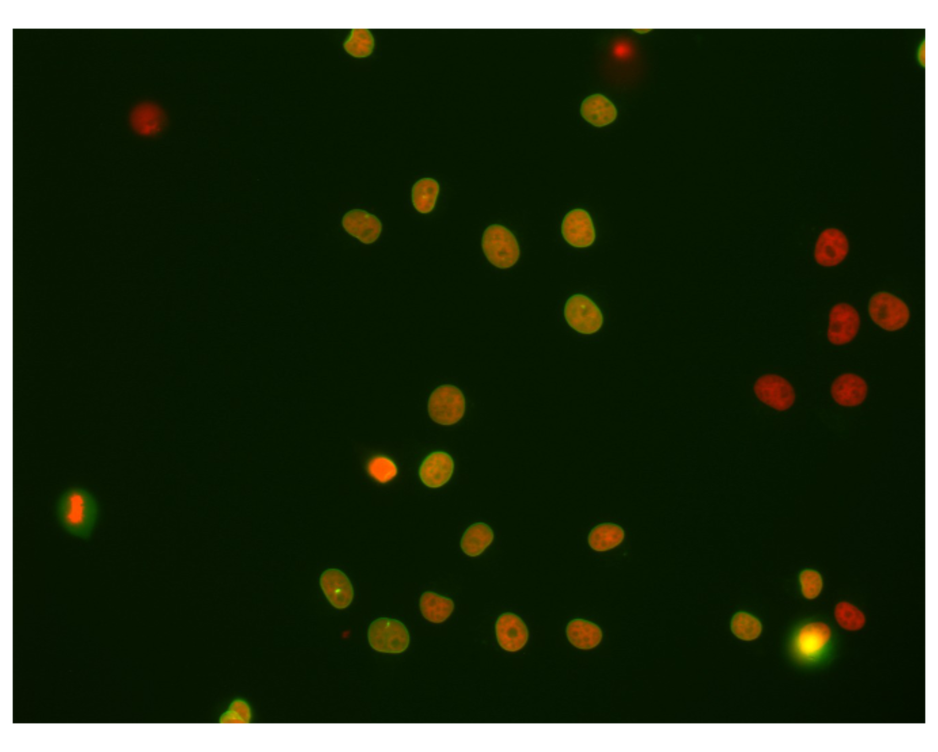
#> input picture tools/clesperanto-intensity-stats/test-data/test.png, 938 x 752 px, shrunk from 1842 x 1478 before the run
$ python clesperanto_intensity_stats.py --infile test-data/test.png
#> lines starting #> are read from the running program, lines starting #| are printed output that depends on the picture
print("########## IMPORTS ##########")

import pyclesperanto_prototype as cle
import numpy as np
import pandas as pd
import argparse, csv

from skimage.io import imread, imsave, imshow
from itertools import zip_longest

print("Done")
print("\n")


print("########## PARAMETERS ##########")

parser = argparse.ArgumentParser()

parser.add_argument('--infile',
    type = argparse.FileType('r'),
    help = 'Clesperanto parameters'
    )
parser.add_argument('--spot_sigma',
    type = float,
    help = 'spot sigma'
    )
parser.add_argument('--out',
    help = 'output csv'
    )
args = parser.parse_args()


raw_image = imread(args.infile.name)
#> raw_image is the input picture: shape (752, 938, 4); mean R, G, B, A 10, 22.6, 0.4, 229.2
blue_chan = raw_image[...,0]
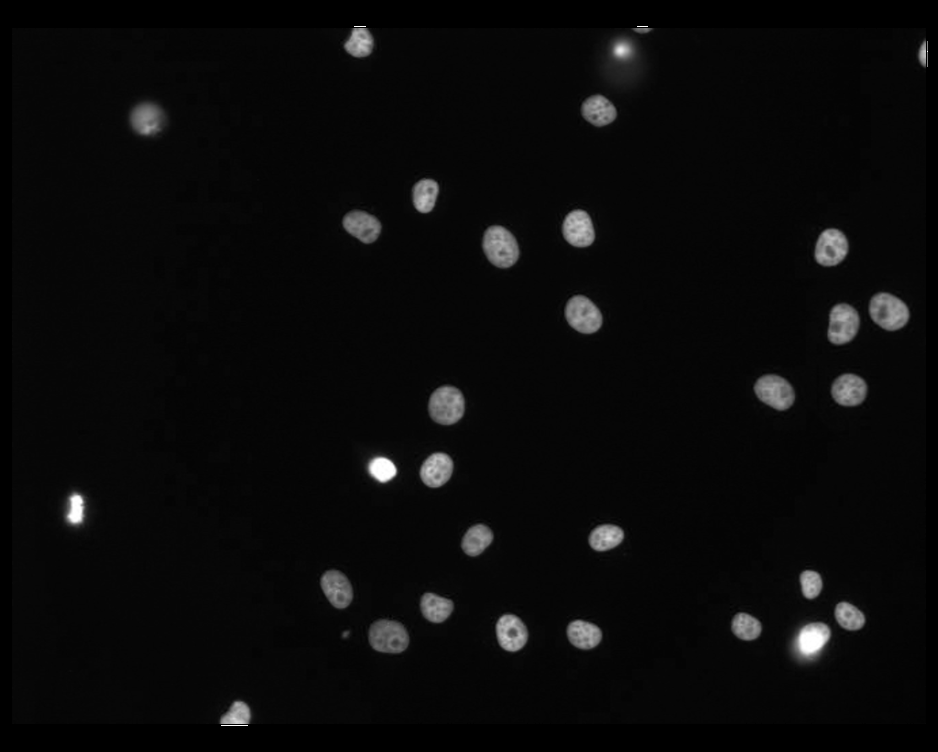
#> blue_chan: shape (752, 938); min 0, max 255, mean 10
green_chan = raw_image[...,1]
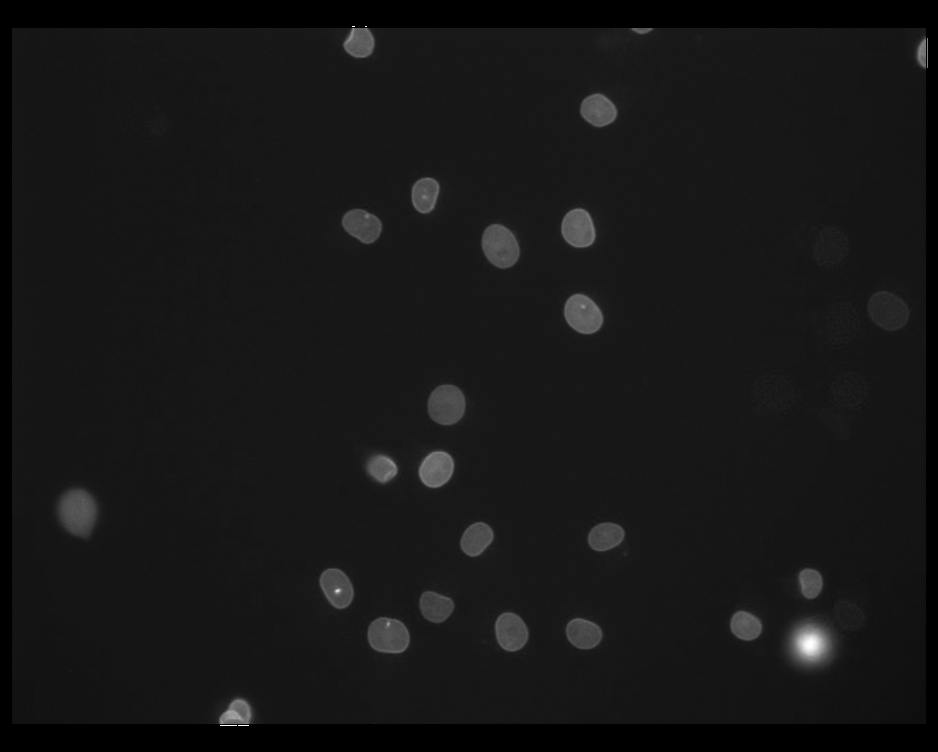
#> green_chan: shape (752, 938); min 0, max 255, mean 22.6
red_chan = raw_image[...,2]
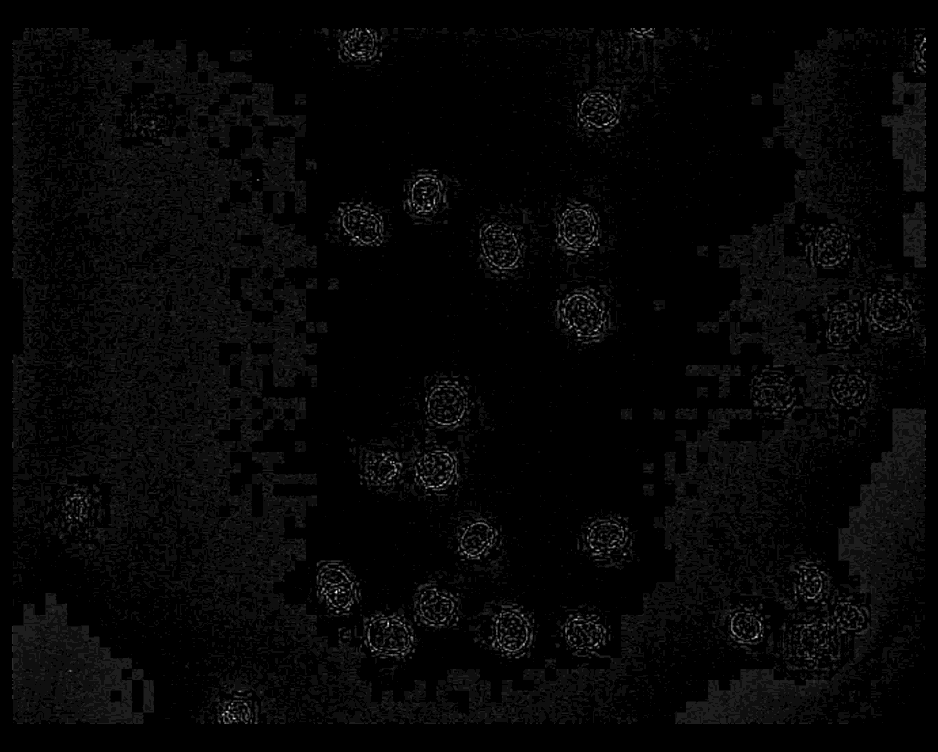
#> red_chan: shape (752, 938); min 0, max 17, mean 0.395; drawn with min black and max white
spot_sigma = args.spot_sigma
output = args.out

print("Input image : {}".format(args.infile.name))
print("Loaded image size : " + str(raw_image.shape))
#| Loaded image size : (752, 938, 4)
#> (the run stopped early here; a loop or call above may not have finished)
